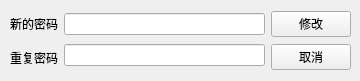
<?xml version="1.0" encoding="UTF-8"?>
<ui version="4.0">
 <class>edit_password</class>
 <widget class="QWidget" name="edit_password">
  <property name="geometry">
   <rect>
    <x>0</x>
    <y>0</y>
    <width>360</width>
    <height>81</height>
   </rect>
  </property>
  <property name="windowTitle">
   <string>Form</string>
  </property>
  <widget class="QWidget" name="horizontalLayoutWidget">
   <property name="geometry">
    <rect>
     <x>10</x>
     <y>10</y>
     <width>341</width>
     <height>61</height>
    </rect>
   </property>
   <layout class="QHBoxLayout" name="horizontalLayout">
    <item>
     <layout class="QVBoxLayout" name="verticalLayout">
      <item>
       <widget class="QLabel" name="label">
        <property name="text">
         <string>新的密码</string>
        </property>
       </widget>
      </item>
      <item>
       <widget class="QLabel" name="label_2">
        <property name="text">
         <string>重复密码</string>
        </property>
       </widget>
      </item>
     </layout>
    </item>
    <item>
     <layout class="QVBoxLayout" name="verticalLayout_2">
      <item>
       <widget class="QLineEdit" name="password"/>
      </item>
      <item>
       <widget class="QLineEdit" name="repeat"/>
      </item>
     </layout>
    </item>
    <item>
     <layout class="QVBoxLayout" name="verticalLayout_3">
      <item>
       <widget class="QPushButton" name="edit">
        <property name="text">
         <string>修改</string>
        </property>
       </widget>
      </item>
      <item>
       <widget class="QPushButton" name="cancel">
        <property name="text">
         <string>取消</string>
        </property>
       </widget>
      </item>
     </layout>
    </item>
   </layout>
  </widget>
 </widget>
 <resources/>
 <connections/>
</ui>
